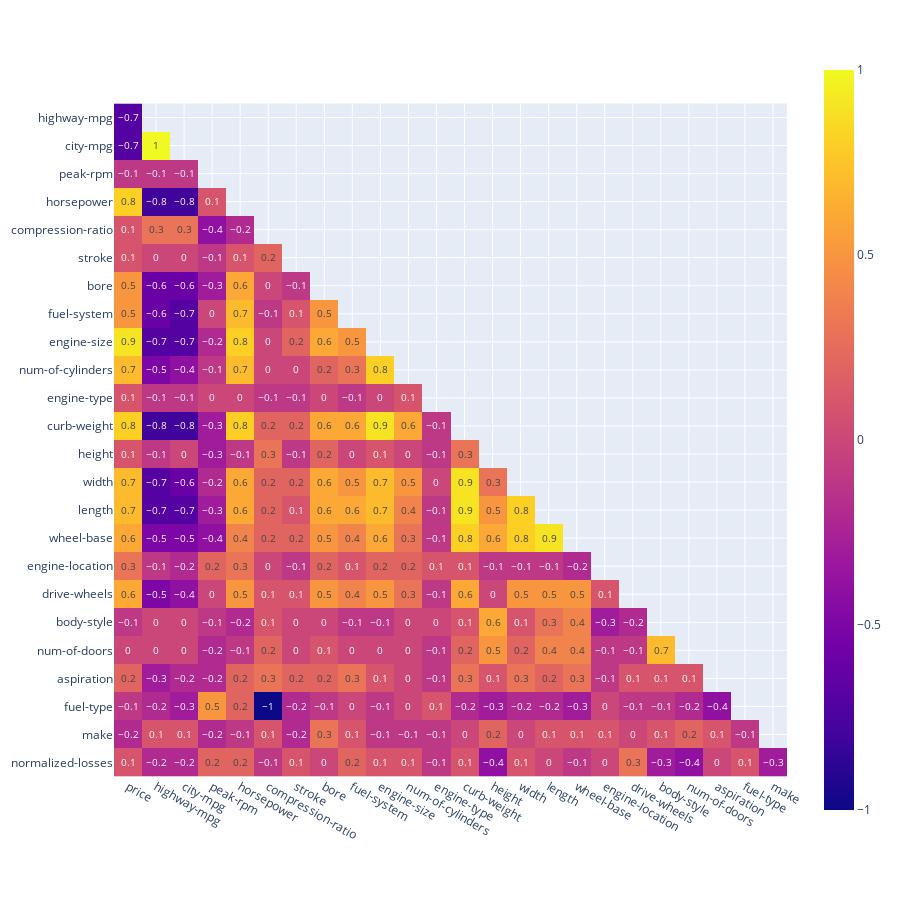

The cell this chart's notebook holds for it:
### Code cell
# check for correlation
df_corr = numeric_df.corr().round(1)  

# Mask to matrix
mask = np.zeros_like(df_corr, dtype=bool)
mask[np.triu_indices_from(mask)] = True

# Apply the mask to the correlation matrix and then drop rows and columns with all NaN values
df_corr_viz = df_corr.mask(mask)
df_corr_viz = df_corr_viz.dropna(axis=0, how='all') 
df_corr_viz = df_corr_viz.dropna(axis=1, how='all')  

# Heat Map
fig = px.imshow(df_corr_viz, text_auto=True)
fig.update_layout(height=900, width=900)
fig.show()

### Figure 1 — Plotly figure (JSON) as saved in the notebook; plotly's stock layout.template omitted (floating-point values rounded to 4 significant figures; data arrays with more than 128 entries replaced by an {"elided": "..."} marker saying what was removed)
{"data": [{"coloraxis": "coloraxis", "hovertemplate": "x: %{x}<br>y: %{y}<br>color: %{z}<extra></extra>", "name": "0", "texttemplate": "%{z}", "type": "heatmap", "x": ["price", "highway-mpg", "city-mpg", "peak-rpm", "horsepower", "compression-ratio", "stroke", "bore", "fuel-system", "engine-size", "num-of-cylinders", "engine-type", "curb-weight", "height", "width", "length", "wheel-base", "engine-location", "drive-wheels", "body-style", "num-of-doors", "aspiration", "fuel-type", "make"], "xaxis": "x", "y": ["highway-mpg", "city-mpg", "peak-rpm", "horsepower", "compression-ratio", "stroke", "bore", "fuel-system", "engine-size", "num-of-cylinders", "engine-type", "curb-weight", "height", "width", "length", "wheel-base", "engine-location", "drive-wheels", "body-style", "num-of-doors", "aspiration", "fuel-type", "make", "normalized-losses"], "yaxis": "y", "z": {"elided": "24x24 float values"}}], "layout": {"coloraxis": {"colorscale": [[0, "#0d0887"], [0.1111, "#46039f"], [0.2222, "#7201a8"], [0.3333, "#9c179e"], [0.4444, "#bd3786"], [0.5556, "#d8576b"], [0.6667, "#ed7953"], [0.7778, "#fb9f3a"], [0.8889, "#fdca26"], [1, "#f0f921"]]}, "height": 900, "margin": {"t": 60}, "width": 900, "xaxis": {"anchor": "y", "autorange": true, "constrain": "domain", "domain": [0, 1], "range": [-0.5, 23.5], "scaleanchor": "y", "type": "category"}, "yaxis": {"anchor": "x", "autorange": true, "constrain": "domain", "domain": [0.05724, 0.9428], "range": [23.5, -0.5], "type": "category"}}}
